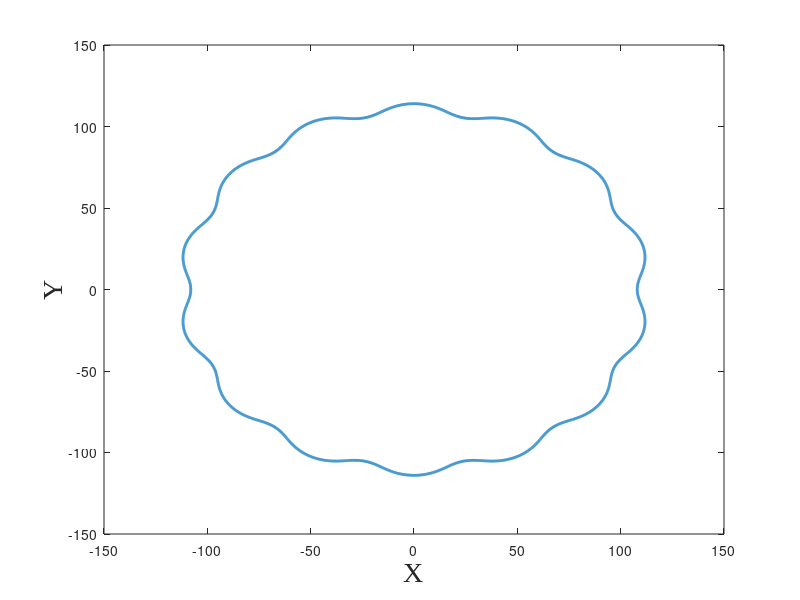

Recreate this plot in MATLAB. (Note: this script raises an error after producing the figure.)

clear;
clc;
close all;


%%%%%%%%%%%%%%%%%%%%%%%%%%%%%%%%%%%%%%%%%%%%%%%%%%%%%%%%%%%%%%%%%%%%%%%%%%%%%%%%%%%%%%%%%%%%%%%%%%%%%%%%%%%%%%%%%%%%%%%%%%%%%%%%%%%%%%%%%%%%%%%%%%%%%%%%%%%%%%%%%%%%%%%%%%%%%%
%參數
%%%%%%%%%%%%%%%%%%%%%%%%%%%%%%%%%%%%%%%%%%%%%%%%%%%%%%%%%%%%%%%%%%%%%%%%%%%%%%%%%%%%%%%%%%%%%%%%%%%%%%%%%%%%%%%%%%%%%%%%%%%%%%

%       !!!!!!!!!!!!!!!!!!!  (R/(N*E)) > 1  !!!!!!!!!!!!!!!!!!!!!!

N = 15 ;%Number of rollers
Rr = 9 ;%Radius of the roller
R = 120 ;%Radius of the rollers PCD (Pitch Circle Diamater)
E =3 ;% Eccentricity - offset from input shaft to a cycloidal disk
file_path = 'C:\Users\JOU\Desktop\git\Special-project\Cycloidal Gear\output'; %家裡電腦
%file_path = 'C:\Users\Johnny Jou\Documents\GitHub\Special-project\Cycloidal Gear\output';  %筆記電腦

%%%%%%%%%%%%%%%%%%%%%%%%%%%%%%%%%%%%%%%%%%%%%%%%%%%%%%%%%%%%%%%%%%%%%%%%%%%%%%%%%%%%%%%%%%%%%%%%%%%%%%%%%%%%%%%%%%%%%%%%%%%%%%%%%%%%%%%%%%%%%%%%%%%%%%%%%%%%%%%%%%%%%%%%%%%%%%
%作圖
%%%%%%%%%%%%%%%%%%%%%%%%%%%%%%%%%%%%%%%%%%%%%%%%%%%%%%%%%%%%%%%%%%%%%%%%%%%%%%%%%%%%%%%%%%%%%%%%%%%%%%%%%%%%%%%%%%%%%%%%%%%%%%


CUT = 10;%切割倍數
tick = 20;
SHOW = sprintf("N = %d, Rr = %d, R = %d, E = %d", N, Rr, R, E);


%%%%%%%%%%%%%%%%%%%%%%%%%%%%%%%%%%%%%%%%%%%%%%%%%%%%%%%%%%%%%%%%%%%%%%%%%%%%%%%%%%%%%%%%%%%%%%%%%%%%%%%%%%%%%%%%%%%%%%%%%%%%%%%%%%%%%%%%%%%%%%%%%%%%%%%%%%%%%%%%%%%%%%%%%%%%%%
%計算曲率中心和接觸點
%%%%%%%%%%%%%%%%%%%%%%%%%%%%%%%%%%%%%%%%%%%%%%%%%%%%%%%%%%%%%%%%%%%%%%%%%%%%%%%%%%%%%%%%%%%%%%%%%%%%%%%%%%%%%%%%%%%%%%%%%%%%%%

for i = 1 : 1 : ((360*CUT)+1)

    t(i) = i / (180*CUT) * pi;

    phi(i) = atan(sin((1-N)*t(i))/((R/(E*N))-cos((1-N)*t(i))));
   
    
    L(i) = (R^2+(E*N)^2-2*R*(E*N)*cos((1-N)*t(i)))^0.5 - Rr;

    X(i) = cos(N*t(i))*E*(N-1) + cos(t(i)+phi(i))*(L(i));
    Y(i) = -sin(N*t(i))*E*(N-1) - sin(t(i)+phi(i))*(L(i));

end


%%%%%%%%%%%%%%%%%%%%%%%%%%%%%%%%%%%%%%%%%%%%%%%%%%%%%%%%%%%%%%%%%%%%%%%%%%%%%%%%%%%%%%%%%%%%%%%%%%%%%%%%%%%%%%%%%%%%%%%%%%%%%%%%%%%%%%%%%%%%%%%%%%%%%%%%%%%%%%%%%%%%%%%%%%%%%%
%繪製擺線輪輪廓
%%%%%%%%%%%%%%%%%%%%%%%%%%%%%%%%%%%%%%%%%%%%%%%%%%%%%%%%%%%%%%%%%%%%%%%%%%%%%%%%%%%%%%%%%%%%%%%%%%%%%%%%%%%%%%%%%%%%%%%%%%%%%%


a = figure('Visible', 'on');
plot(X,Y,'LineWidth',2);
xlabel('X','fontname','Times New Roman','fontsize',20');
ylabel('Y','fontname','Times New Roman','fontsize',20');
title('擺線輪輪廓',SHOW);
axis equal;
xlim([-(R+2*Rr),(R+2*Rr)]);
ylim([-(R+2*Rr),(R+2*Rr)]);
xticks(-2*R:tick:2*R);
yticks(-2*R:tick:2*R);

box on;
grid on;
axis square;


%%%%%%%%%%%%%%%%%%%%%%%%%%%%%%%%%%%%%%%%%%%%%%%%%%%%%%%%%%%%%%%%%%%%%%%%%%%%%%%%%%%%%%%%%%%%%%%%%%%%%%%%%%%%%%%%%%%%%%%%%%%%%%%%%%%%%%%%%%%%%%%%%%%%%%%%%%%%%%%%%%%%%%%%%%%%%%
%生成scr
%%%%%%%%%%%%%%%%%%%%%%%%%%%%%%%%%%%%%%%%%%%%%%%%%%%%%%%%%%%%%%%%%%%%%%%%%%%%%%%%%%%%%%%%%%%%%%%%%%%%%%%%%%%%%%%%%%%%%%%%%%%%%%

scrfilename = fullfile(file_path, 'Cycloidal_Drive_epicycloid.scr');
fid = fopen(scrfilename,'w');
fprintf(fid,'spline ');
fprintf(fid,'%f,%f\n', [X; Y]);
fclose(fid);